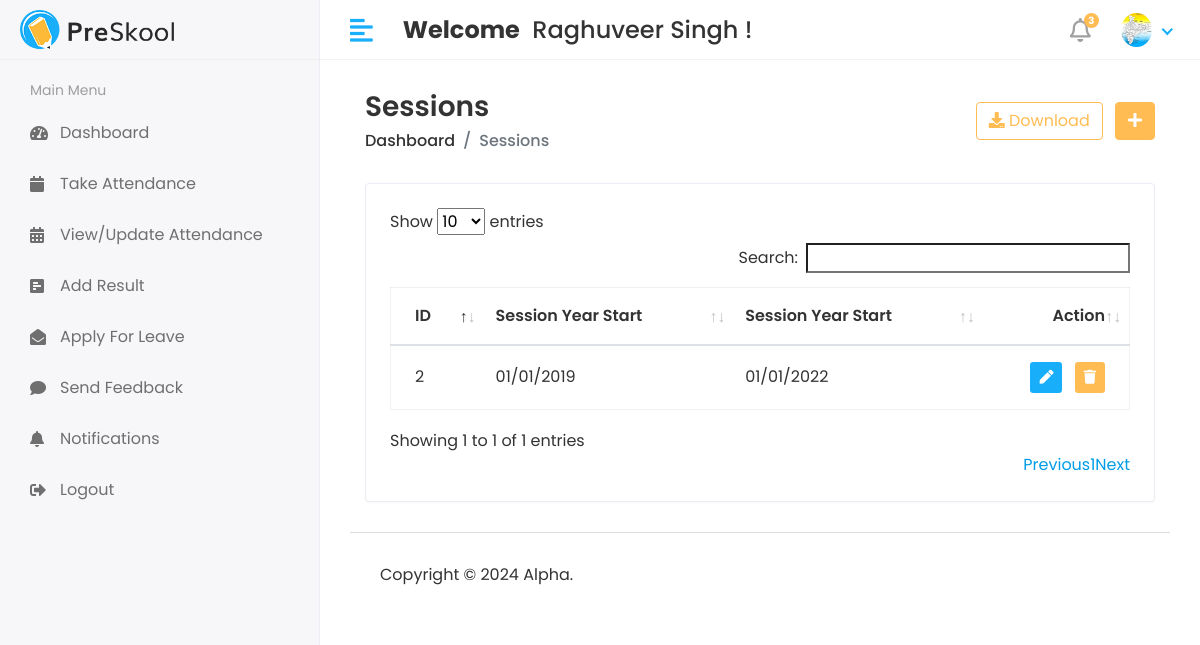
The app's page /Hod/Session/View (signed in) with its own data.
### cmsapp/models.py (models this page shows, shortened)
class CustomUser(AbstractUser):
    USER = (
        (1, 'HOD'),
        (2, 'Staff'),
        (3, 'Student'),
    )
    user_type = models.CharField(choices=USER, max_length=50, default=1)
    profile_pic = models.ImageField(upload_to='media/profile_pic')

class Session_Year(models.Model):
    session_start = models.CharField(max_length=100)
    session_end = models.CharField(max_length=100)

### college_management_system/HOD_views.py (the view)
# urls.py: path('Hod/Session/View',HOD_views.VIEW_SESSION,name='view_session'),
@login_required(login_url='/')
def VIEW_SESSION(request):
    session = Session_Year.objects.all()
    context = {
        'session' : session,
    }
    return render(request, 'HOD/view_session.html',context)

### templates/HOD/view_session.html (shortened to what this page needs)
{% extends 'base.html' %}
{% block content %}
<div class="content container-fluid">
               <div class="page-header">
                  <div class="row align-items-center">
                     <div class="col">
                        <h3 class="page-title">Sessions</h3>
                        <ul class="breadcrumb">
                           <li class="breadcrumb-item"><a href="index.html">Dashboard</a></li>
                           <li class="breadcrumb-item active">Sessions</li>
                        </ul>
                     </div>
                     <div class="col-auto text-right float-right ml-auto">
                        <a href="#" class="btn btn-outline-primary mr-2"><i class="fas fa-download"></i> Download</a>
                        <a href="add-student.html" class="btn btn-primary"><i class="fas fa-plus"></i></a>
                     </div>
                  </div>
               </div>
               <div class="row">
                  <div class="col-sm-12">
                     <div class="card card-table">
                        <div class="card-body">
                           <div class="table-responsive">
                              <table id="table_id" class="table table-hover table-center mb-0 ">
                                 <thead>
                                    <tr>
                                       <th>ID</th>
                                       <th>Session Year Start</th>
                                        <th>Session Year Start</th>
                                       <th class="text-right">Action</th>
                                    </tr>
                                 </thead>
                                 <tbody>
                                 {% for i in session %}
                                    <tr>
                                       <td>{{i.id}}</td>
                                       <td>{{i.session_start}}</td>
                                       <td>{{i.session_end}}</td>
                                       <td class="text-right">
                                          <div class="actions">
                                             <a href="{% url 'edit_session' i.id %}" class="btn btn-sm bg-success-light mr-2">
                                             <i class="fas fa-pen"></i>
                                             </a>
                                             <a href="{% url 'delete_session' i.id %}" class="btn btn-sm bg-danger-light">
                                             <i class="fas fa-trash"></i>
                                             </a>
                                          </div>
                                       </td>
                                    </tr>
                                    {% endfor %}
                                 </tbody>
                              </table>
                           </div>
                        </div>
                     </div>
                  </div>
               </div>
            </div>
{% endblock %}

### templates/includes/header.html (shortened to what this page needs)
{% load static %}
   <div class="header">
            <div class="header-left">
               <a href="index.html" class="logo">
               <img src="{% static 'assets/img/logo.png' %}" alt="Logo">
               </a>
            </div>
            <a href="javascript:void(0);" id="toggle_btn">
            <i class="fas fa-align-left"></i>
            </a>
            <div class="top-nav-search mt-3">
               <h4>
                  <strong>Welcome</strong>&nbsp; <span>{{user.first_name}} {{user.last_name}} !</span>
               </h4>
            </div>
            <ul class="nav user-menu">
               <li class="nav-item dropdown noti-dropdown">
                  <a href="#" class="dropdown-toggle nav-link" data-toggle="dropdown">
                  <i class="far fa-bell"></i> <span class="badge badge-pill">3</span>
                  </a>
               </li>
               <li class="nav-item dropdown has-arrow">
                  <a href="#" class="dropdown-toggle nav-link" data-toggle="dropdown">
                     {% if user.profile_pic == "" %}
                     <span class="user-img"><img class="rounded-circle" src="{% static 'assets/img/noimg.jpg' %}" width="31" alt=""></span>
                     {% else %}
                  <span class="user-img"><img class="rounded-circle" src="/{{user.profile_pic}}" width="31" alt="Ryan Taylor"></span>
                     {% endif %}
                  </a>
               </li>
            </ul>
         </div>

### static/assets/css/style.css (style rules this page uses)
html { height: 100%; }
body { background-color: #fff; color: #333; font-family: 'Poppins', sans-serif; font-size: 1rem; height: 100%; line-height: 1.5; overflow-x: hidden; }
h1, h2, h3, h4, h5, h6 { font-family: 'Poppins', sans-serif; margin-top: 0; }
a { color: #009ce7; }
input, button, a { transition: all 0.4s ease; -moz-transition: all 0.4s ease; -o-transition: all 0.4s ease; -ms-transition: all 0.4s ease; -webkit-transition: all 0.4s ease; }
ul, ol { padding: 0px; list-style: none; }
.table { color: #333; max-width: 100%; margin-bottom: 0; width: 100%; }
.table.dataTable { border-collapse: collapse !important; border: 1px solid rgba(0, 0, 0, 0.05); }
.table thead tr th { font-weight: 600; }
.table tbody tr { border-bottom: 1px solid rgba(0, 0, 0, 0.05); }
.table.table-center td, .table.table-center th { vertical-align: middle; }
.card-table .card-body .table > thead > tr > th { border-top: 0; }
.card-table .card-body .table tr td:first-child, .card-table .card-body .table tr th:first-child { padding-left: 1.5rem; }
.card-table .card-body .table tr td:last-child, .card-table .card-body .table tr th:last-child { padding-right: 1.5rem; }
.card-table .table td, .card-table .table th { border-top: 1px solid #e2e5e8; padding: 1rem 0.75rem; white-space: nowrap; }
.btn-primary { background-color: #FFBC53; border: 1px solid #FFBC53; }
.btn-outline-primary { color: #FFBC53; border-color: #FFBC53; }
.card { border: 1px solid #ececf5; box-shadow: 0 1px 3px 0 rgba(0, 0, 0, 0.03); margin-bottom: 1.875rem; }
.card-body { padding: 1.5rem; }
.bg-danger-light { background-color:#FFBC53 !important; color:#fff !important; }
.bg-success-light { background-color: #18aefa; color: #fff; }
.header { background-color: #fff; border-bottom: 1px solid #f3f3f4; left: 0; position: fixed; right: 0; top: 0; z-index: 1001; height: 60px; }
.header .header-left { float: left; height: 60px; padding: 0 20px; position: relative; width: 320px; z-index: 1; transition: all 0.2s ease-in-out; background-color: #f7f7fa; border-bottom: 1px solid #efefef; border-right: 1px solid #ececf5; display: flex; align-items: center; }
.header .header-left .logo { display: inline-block; line-height: 60px; }
.header .header-left .logo img { max-height: 40px; width: auto; }
.header .dropdown-toggle:after { display: none; }
.header .has-arrow .dropdown-toggle:after { border-top: 0; border-left: 0; border-bottom: 2px solid #18aefa; border-right: 2px solid #18aefa; content: ''; height: 8px; display: inline-block; pointer-events: none; -webkit-transform-origin: 66% 66%; -ms-transform-origin: 66% 66%; transform-origin: 66% 66%; -webkit-transform: rotate(45deg); -ms-transform: rotate(45deg); transform: rotate(45deg); -webkit-transition: all 0.15s ease-in-out; transition: all 0.15s ease-in-out; width: 8px; vertical-align: 0px; }
.user-menu { float: right; margin: 0; position: relative; z-index: 99; padding-right: 15px; }
.user-menu.nav > li > a { color: #a0a0a0; font-size: 14px; line-height: 58px; padding: 0 15px; height: 60px; }
.user-img { margin-right: 3px; position: relative; }
.top-nav-search { float: left; margin-left: 15px; }
.page-header { margin-bottom: 1.875rem; }
.page-header .breadcrumb { background-color: transparent; color: #6c757d; font-size: 1rem; font-weight: 500; margin-bottom: 0; padding: 0; }
.page-header .breadcrumb a { color: #333; }
.page-title { font-size: 28px; font-weight: 600; color: #333; margin-bottom: 5px; }
.user-menu.nav > li > a .badge { background-color: #FFBC53; display: block; font-size: 10px; font-weight: bold; height: 15px; width: 15px; position: absolute; right: 7px; top: 13px; color: #fff; padding: 3px; }
.user-menu.nav > li > a > i { font-size: 1.5rem; line-height: 60px; }
@media (min-width: 992px) { #toggle_btn { align-items: center; color: #18aefa; display: inline-flex; float: left; font-size: 26px; height: 60px; justify-content: center; margin-left: 15px; padding: 0 15px; } }

### records on screen
CustomUser: first_name "Raghuveer", last_name "Singh", profile_pic (picture)
Session_Year: id "2", session_start "01/01/2019", session_end "01/01/2022"
